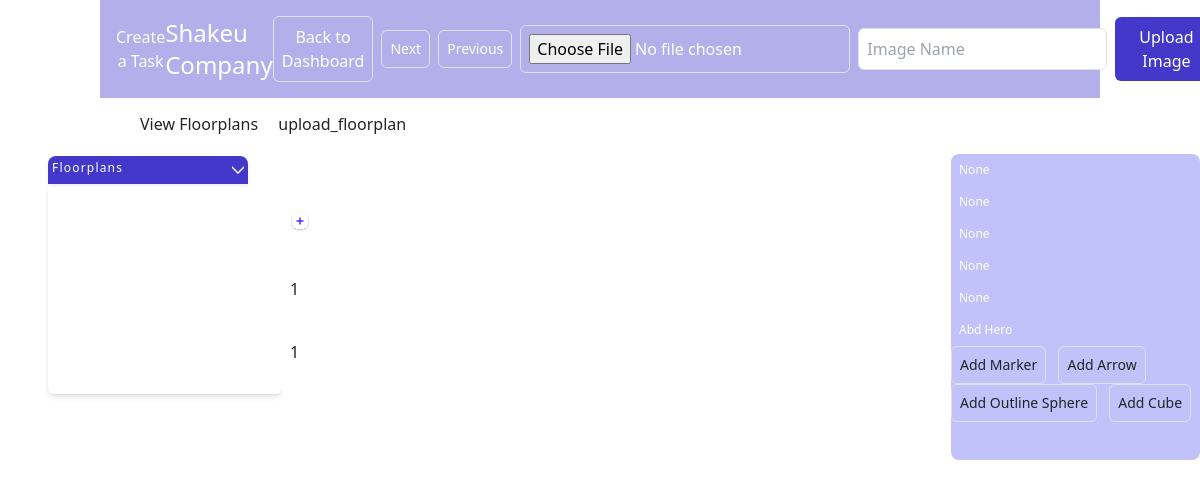
Page /projects/amazon-saad/virtual-tour/ on the earlier database version.
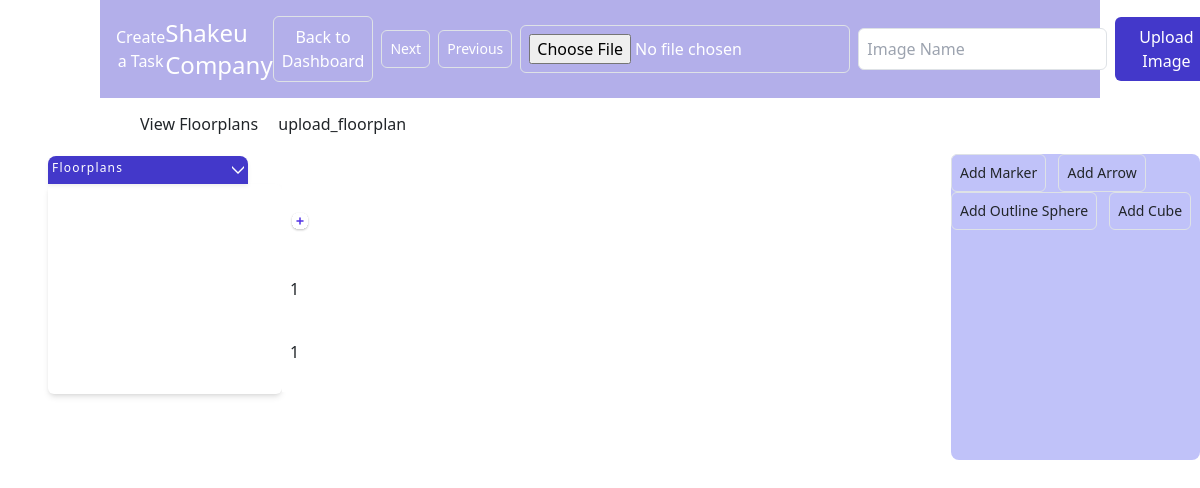
Same page on the later database version.
### myapp/models.py (models this page shows, shortened)
class Image(models.Model):
    name = models.CharField(max_length=30, blank=True, null=True)
    project = models.ForeignKey(Project, on_delete=models.CASCADE)
    date = models.DateTimeField(default=timezone.now)
    user = models.ForeignKey(User, on_delete=models.CASCADE, null=True)
    image = models.ImageField(upload_to='360_images/')

### myapp/views.py (the view)
# urls.py: path('projects/<str:project_slug>/virtual-tour/', views.virtual_tour, name='virtual_tour'),
def virtual_tour(request, project_slug):
    project = Project.objects.get(slug=project_slug)
    images = Image.objects.filter(project=project)
    floorplans = FloorPlan.objects.filter(project_name=project)
    if request.method == 'POST':
        image_form = ImageForm(request.POST, request.FILES)
        marker_form = MarkerForm(request.POST)
        if 'image' in request.FILES and image_form.is_valid():
            image = image_form.save(commit=False)
            image.project = project
            image.user = request.user  # If you want to associate the user
            image.save()
        elif marker_form.is_valid():
            marker = marker_form.save(commit=False)
            marker.image = images.first()  # Replace with the correct image
            marker.save()
        return redirect('virtual_tour', project_slug=project.slug)  # Redirect back to the virtual tour
    else:
        image_form = ImageForm()
        marker_form = MarkerForm()
    return render(request, 'virtual_tour.html', {'project': project, 'images': images, 'image_form': image_form, 'marker_form': marker_form, 'floorplans': floorplans})

### myapp/forms.py
class ImageForm(forms.ModelForm):
    class Meta:
        model = Image
        fields = ['name', 'image']

class MarkerForm(forms.ModelForm):
    class Meta:
        model = Marker
        fields = ['title', 'position']

### templates/virtual_tour.html (shortened to what this page needs)
{% load static %}
<!DOCTYPE html>
<html lang="en">
<head>
    <link href="https://cdn.jsdelivr.net/npm/bootstrap@5.3.2/dist/css/bootstrap.min.css" rel="stylesheet">
    <script src="https://cdn.tailwindcss.com?plugins=forms,typography,aspect-ratio,line-clamp"></script>
    <script src="https://cdn.tailwindcss.com"></script>
<link rel="stylesheet" href="{% static 'style.css' %}">
    <link rel="stylesheet" type="text/css" href="https://cdn.jsdelivr.net/npm/slick-carousel@1.8.1/slick/slick.css"/>
<link rel="stylesheet" type="text/css" href="https://cdn.jsdelivr.net/npm/slick-carousel@1.8.1/slick/slick-theme.css"/>
</head>
<body>
    <div class="container  content-container z-container ">
        <div class="flex items-center justify-between p-3 bg-opacity-40 bg-indigo-700 text-white z-container">
            <a href="{% url 'create-tasks' %}"><button>Create a Task</button></a>
            <h1 class="text-2xl">{{ project.project_name }}</h1>
            <a href="{% url 'virtual' %}"><button class="mr-2 p-2 border rounded-md">Back to Dashboard</button></a>
             <button id="next-button" class="mr-2 p-2 text-sm  border rounded-md" onclick="changeImage(1)">Next</button>
        <button id="prev-button" class="mr-2 p-2 text-sm border rounded-md" onclick="changeImage(-1)">Previous</button>
        <form method="post" enctype="multipart/form-data">
            <div class="flex items-center">
                <input type="file" name="image" accept="image/*" class="mr-2 p-2 border rounded-md" />
                <input type="text" name="name" placeholder="Image Name" class="mr-2 p-2 border rounded-md text-black" />
                <button type="submit" class="bg-indigo-700 text-white px-4 py-2 rounded-md hover:bg-indigo-800">Upload Image</button>
            </div>
        </form>
        </div>
        <button class="navbar-toggler p-3 z-container btn-outline-success" type="button" data-bs-toggle="offcanvas" data-bs-target="#offcanvasNavbar" aria-controls="offcanvasNavbar" aria-label="Toggle navigation">
            <span class="navbar-toggler-icon"></span>View Floorplans
          </button>
        <a href="{% url 'upload_floorplan' %}">upload_floorplan</a>
    </div>
    <div class="w-[249px] h-[306px] bg-indigo-500 absolute right-0 bg-opacity-40 rounded-lg z-container">
        <ul class=" ">
            {% for image in images %}
            <li class="text-xs text-white p-2 {% if images %}{{ images.0.image.name }} text-gray-600 {% endif %}">{{ image.name }}</li>
            {% endfor %}
        </ul>
        <button id="add-marker-button" class="mr-2 p-2 text-sm border rounded-md">Add Marker</button>
        <button id="add-arrow-button" class="mr-2 p-2 text-sm border rounded-md">Add Arrow</button>
        <button id="add-outline-sphere-button" class="mr-2 p-2 text-sm border rounded-md">Add Outline Sphere</button>
        <button id="add-cube-button" class="mr-2 p-2 text-sm border rounded-md">Add Cube</button>
    </div>
    <div class="relative inline-block text-left mx-5 z-50">
        <button id="dropdown-toggle" type="button" class="inline-flex justify-between w-[200px] rounded-tl-lg rounded-tr-lg tracking-widest  shadow-sm p-1 bg-indigo-700 text-xs text-[10px] text-white  focus:outline-none focus:ring-2 focus:ring-offset-2 focus:ring-offset-gray-100 focus:ring-indigo-500">
          Floorplans
          <svg class="-mr-1 ml-2 h-5 w-5" xmlns="http://www.w3.org/2000/svg" viewBox="0 0 20 20" fill="currentColor" aria-hidden="true">
            <path fill-rule="evenodd" d="M10 14l6-6v-2l-6 6-6-6v2l6 6z"/>
          </svg>
        </button>
      </div>
<div class="w-[300px] mx-5 flex z-container">
    <div class="bg-white w-[300px] h-[210px]  rounded-md  shadow-md">
    </div>
        <div class="w-20 h-52 bg-white p-2 rounded-r-lg flex flex-col justify-around items-baseline">
            <div><button>
                </button></div>
            <div>1</div>
            <div>1</div>
        </div>
</div>
</body>
</html>

Differences in the rows shown:
removed Image: name "None"
removed Image: name "None"
removed Image: name "None"
removed Image: name "None"
removed Image: name "None"
removed Image: name "Abd Hero"
